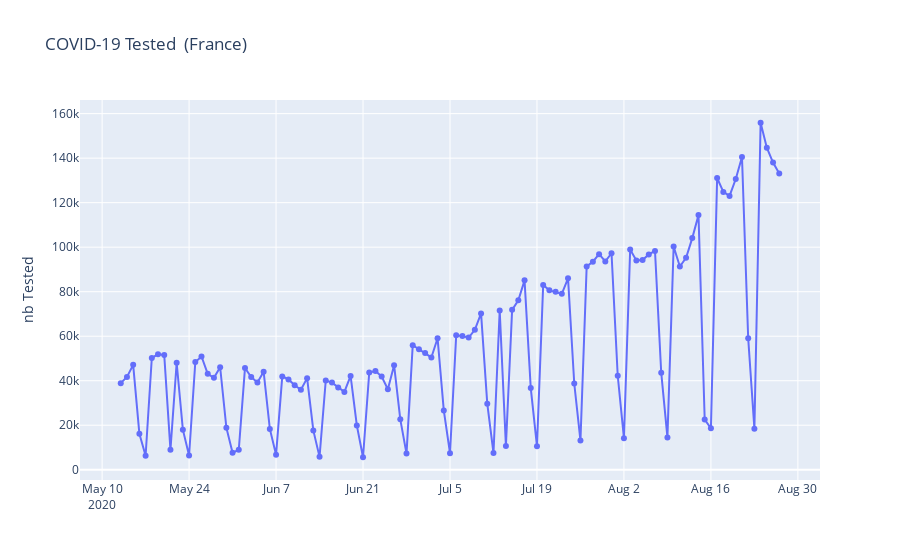

The cell this chart's notebook holds for it:
### Code cell
fig = go.Figure()
# Create and style traces
fig.add_trace(go.Scatter(x=df_feat_fr["date"].astype(np.datetime64), 
                         y=df_feat_fr["test"],
                    mode='lines+markers',
                    line_shape='linear',
                    connectgaps=True, name="Nb. Tested"))
# Edit the layout
fig.update_layout(title='COVID-19 Tested  (France)',
                   yaxis_title='nb Tested')
fig.update_layout(legend_orientation="h", legend=dict(x=0, y=1.1))
fig.show()
